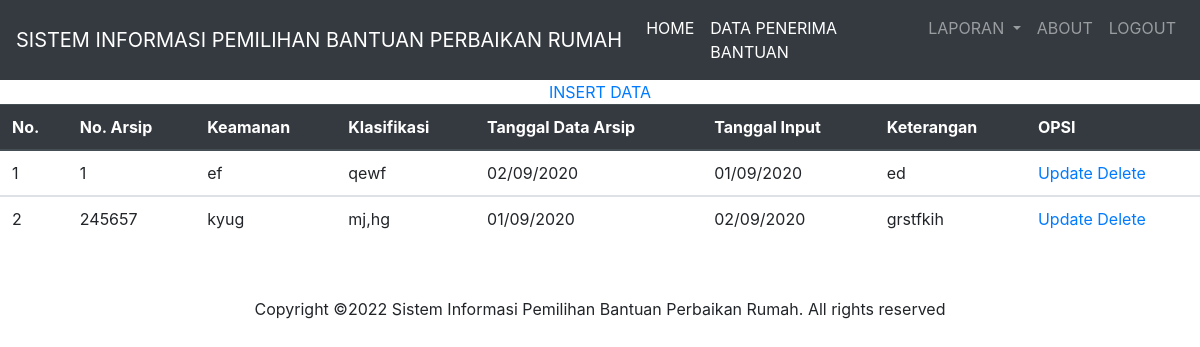
/arsip.php (signed in), run on the app's committed database.
### tables this page shows
CREATE TABLE `arsip` (
  `id` int(11) NOT NULL,
  `nomor_arsip` varchar(50) NOT NULL,
  `keamanan` varchar(20) NOT NULL,
  `klasifikasi` varchar(30) NOT NULL,
  `tanggal_arsip` varchar(10) NOT NULL,
  `tanggal_input` varchar(10) NOT NULL,
  `keterangan` varchar(40) NOT NULL,
  `file` varchar(50) NOT NULL
);

### arsip.php (the view, shortened to what this page needs)
<?php
include "header.php";
?>
<div align="center">
    <a href="data.php">INSERT DATA</a>
</div>
<table class="table">
    <thead class="thead-dark">
        <tr>
            <th scope="col">No.</th>
            <th scope="col">No. Arsip</th>
            <th scope="col">Keamanan</th>
            <th scope="col">Klasifikasi</th>
            <th scope="col">Tanggal Data Arsip</th>
            <th scope="col">Tanggal Input</th>
            <th scope="col">Keterangan</th>
            <th scope="col">OPSI</th>
        </tr>
        <?php
        include 'koneksi.php';
        $arsip = mysqli_query($koneksi, "SELECT * FROM arsip");
        $no = 1;
        while ($d = mysqli_fetch_array($arsip)) {
        ?>
    </thead>
    <tbody>
        <tr>
            <td><?= $no++; ?></td>
            <td><?= $d['nomor_arsip']; ?></td>
            <td><?= $d['keamanan']; ?></td>
            <td><?= $d['klasifikasi']; ?></td>
            <td><?= $d['tanggal_arsip']; ?></td>
            <td><?= $d['tanggal_input']; ?></td>
            <td><?= $d['keterangan']; ?></td>
            <td>
                <a href="ubaharsip.php?id=<?php echo $d['id']; ?>">Update</a>
                <a href="deletearsip.php?id=<?php echo $d['id']; ?>" onClick="return confirm('apakah anda yakin?');"> Delete</a>
            </td>
        </tr>
    <?php
        }
    ?>
    </tbody>
</table>
<?php
include "footer.php";
?>

### header.php (shortened to what this page needs)
<link rel="stylesheet" href="https://stackpath.bootstrapcdn.com/bootstrap/4.5.2/css/bootstrap.min.css">
<nav class="navbar navbar-expand-lg navbar-dark bg-dark">
    <a class="navbar-brand" href="#">SISTEM INFORMASI PEMILIHAN BANTUAN PERBAIKAN RUMAH</a>
    <div class="collapse navbar-collapse" id="navbarSupportedContent">
        <ul class="navbar-nav mr-auto">
            <li class="nav-item active">
                <a class="nav-link" href="index.php">HOME <span class="sr-only">(current)</span></a>
            </li>
            <li class="nav-item active">
                <a class="nav-link" href="index.php">DATA PENERIMA BANTUAN <span class="sr-only">(current)</span></a>
            </li>
            <li class="nav-item dropdown">
                <a class="nav-link dropdown-toggle" href="#" id="navbarDropdownMenuLink" role="button" data-toggle="dropdown" aria-haspopup="true" aria-expanded="false">
                    LAPORAN
                </a>
            </li>
            <li class="nav-item">
                <a class="nav-link" href="about.php">ABOUT</a>
            </li>
            <li class="nav-item">
                <a class="nav-link" href="logout.php">LOGOUT</a>
            </li>
        </ul>
    </div>
</nav>

### footer.php (shortened to what this page needs)
<footer class="footer-area section_gap">
    <p class="col-lg-12 footer-text text-center">
        Copyright &copy; Sistem Informasi Pemilihan Bantuan Perbaikan Rumah. All rights reserved
    </p>
</footer>

### data on the page
arsip: nomor_arsip "1", keamanan "ef", klasifikasi "qewf", tanggal_arsip "02/09/2020", tanggal_input "01/09/2020", keterangan "ed"
arsip: nomor_arsip "245657", keamanan "kyug", klasifikasi "mj,hg", tanggal_arsip "01/09/2020", tanggal_input "02/09/2020", keterangan "grstfkih"
